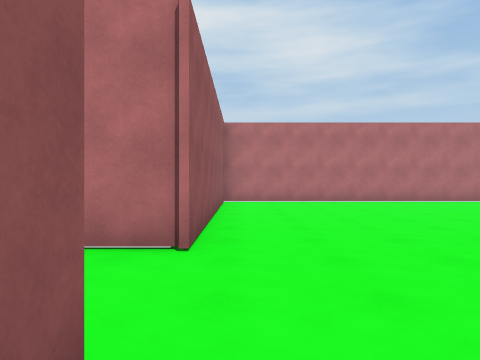
[1] (above)

22 first-person views from a walk through a scene from a Unity 3-D project. The camera is 1.4 m above the floor, looks level and sees 70° across. The floor is counted in squares, 2 m on a side. Each view is taken from the middle of a square. On the plan, view 1 faces up. The plan holds only what a view shows up to about 11 squares ahead; the rest is blank. The place goes on beyond the plan. The player character is not drawn.

[2]
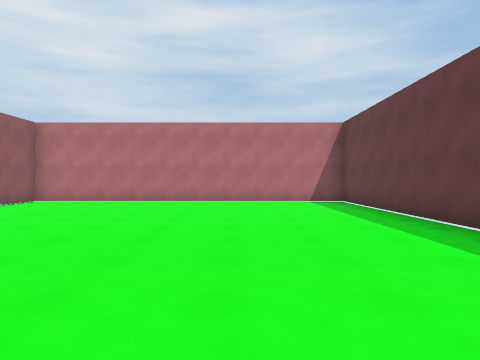

[3]
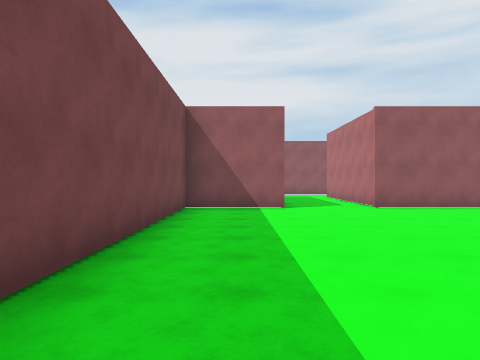

[4]
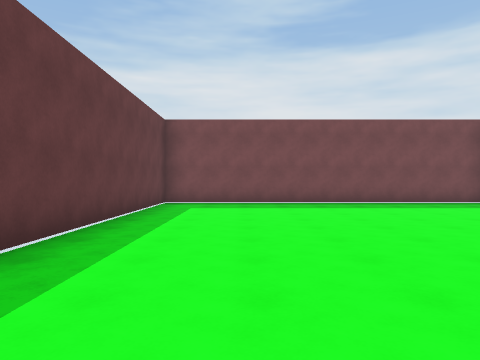

[5]
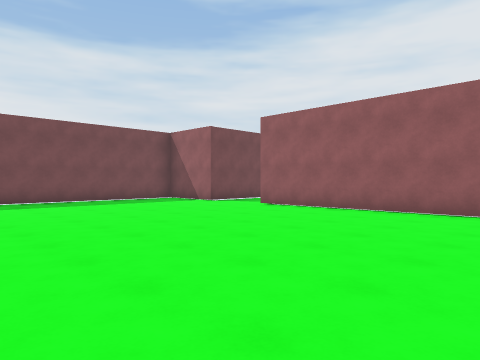

[6]
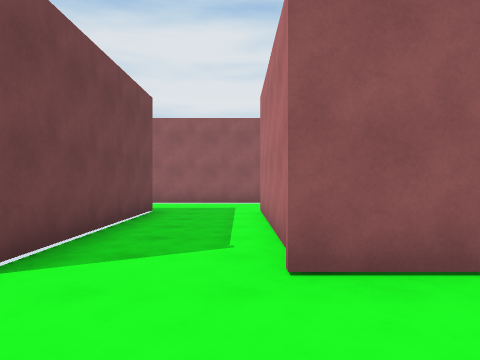

[7]
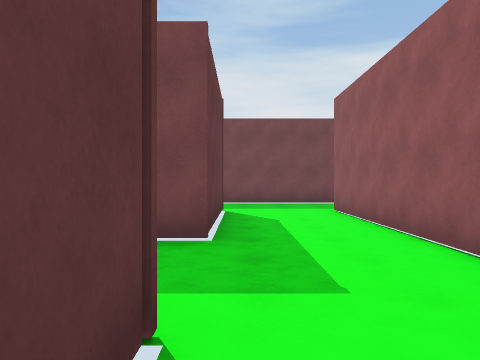

[8]
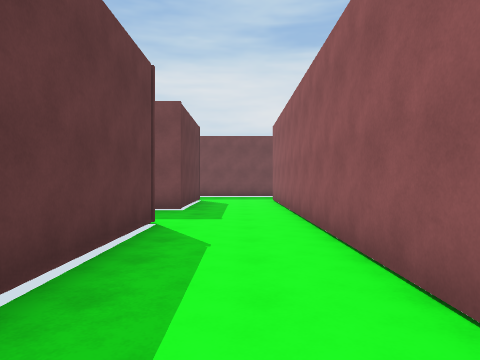

[9]
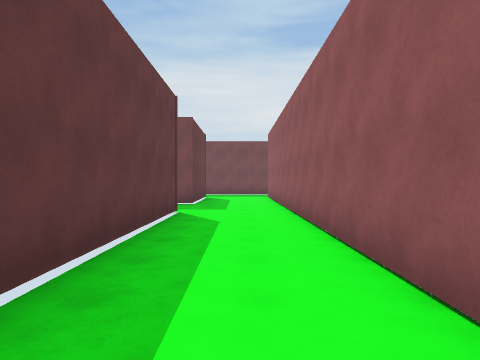

[10]
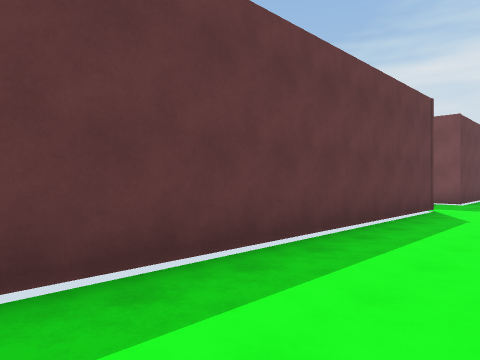

[11]
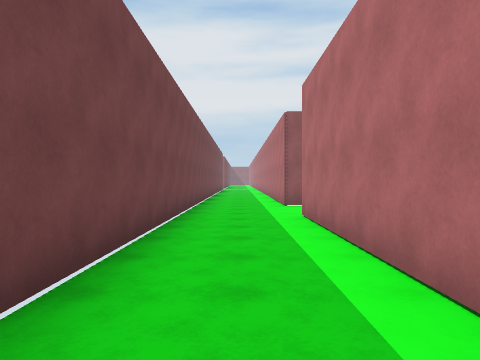

[12]
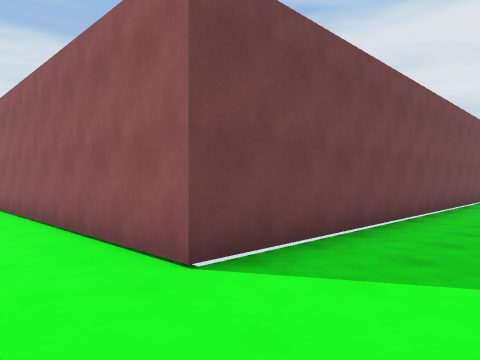

[13]
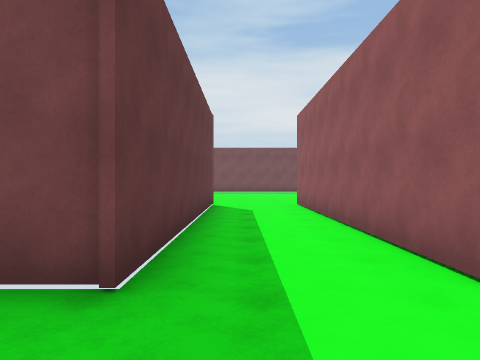

[14]
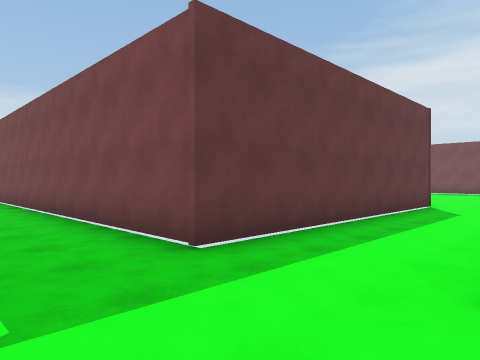

[15]
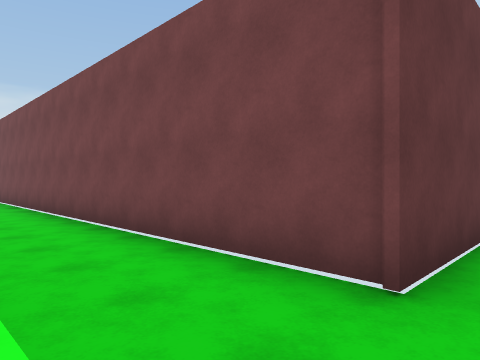

[16]
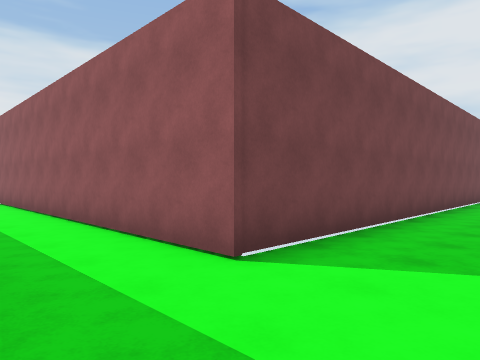

[17]
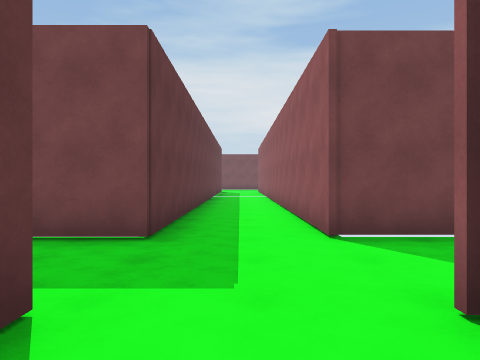

[18]
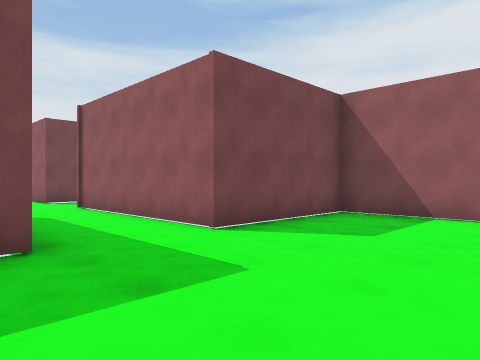

[19]
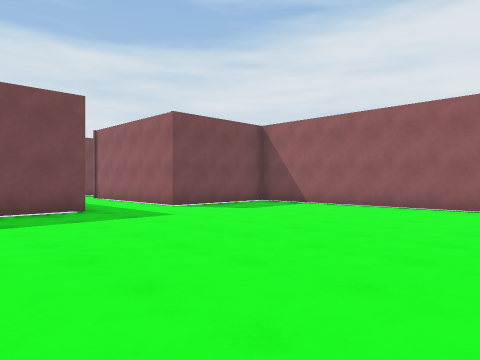

[20]
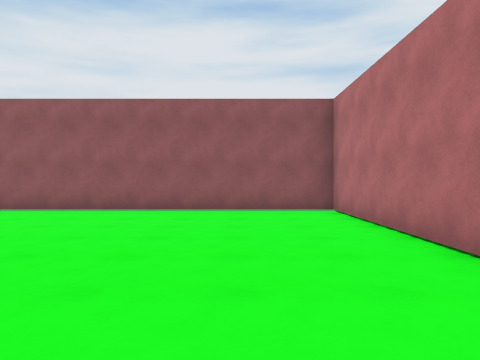

[21]
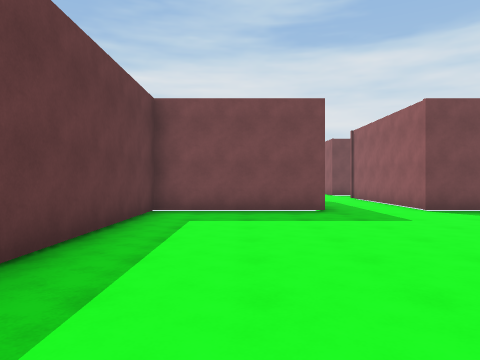

[22]
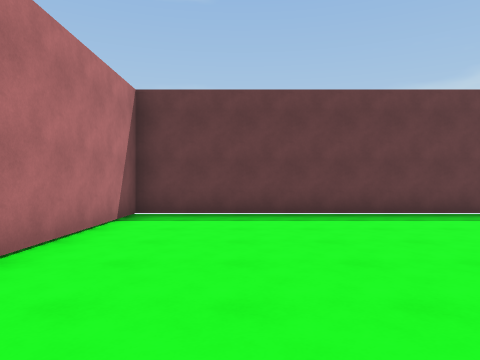

### Floor plan
Points are (right, up) in squares from view 1. A wall is a line through its corners. A room is listed if a view was taken in it or the views show most of it. See-through windows are left out.
Room 1 (views 1, 2, 3, 4, 5, 6)
walls: (-0.5, 1.1) (-0.5, -1.3) (9.3, -1.3) (9.3, 10.9) (-0.5, 10.9) (-0.5, 3.5)
ways out: opening at (0, 2.5) to room 2
Room 2 (views 7, 8, 9, 10, 11, 12, 13, 14, 15, 16)
walls: (-0.6, -2.8) (-5.6, -2.8) (-5.6, 1.1) (-0.5, 1.1); (-0.5, 3.5) (-5.6, 3.5) (-5.6, 11.6); (6.8, -12.5) (6.8, -5.2) (21.9, -5.2) (21.9, -12.5); (-9.9, -5.2) (4.4, -5.2) (4.4, -12.5); (-8.1, 9.5) (-8.1, -2.8) (-9.9, -2.8); (24.1, -12) (24.1, -5.2) (25.5, -5.2)
ways out: opening at (0, 2.5) to room 1; opening at (22.5, -2.5) to room 3
Room 3 (views 17, 18, 19, 20, 21, 22)
walls: (24, 2.3) (27.9, 2.3) (27.9, 12.1) (18.3, 12.1) (18.3, 2.3) (21.9, 2.3) (21.9, -2.9)
ways out: opening at (22.5, -2.5) to room 2

Where each view was taken, in squares from view 1:
view 1: 0 up, 0 right, facing up
view 2: 0 up, 6 right, facing up
view 3: 0 up, 8 right, facing left
view 4: 9 up, 7 right, facing down
view 5: 10 up, 7 right, facing down-left
view 6: 3 up, 2 right, facing left
view 7: 5 up, 6 left, facing down
view 8: 9 up, 7 left, facing down
view 9: 11 up, 7 left, facing down
view 10: 12 up, 8 left, facing down-right
view 11: 4 down, 1 right, facing left
view 12: 3 down, 6 right, facing down-left
view 13: 3 down, 6 right, facing down
view 14: 3 down, 4 right, facing down-right
view 15: 3 down, 6 right, facing down-right
view 16: 3 down, 24 right, facing down-left
view 17: 1 down, 23 right, facing down
view 18: 6 up, 25 right, facing down-left
view 19: 10 up, 27 right, facing down-left
view 20: 10 up, 26 right, facing left
view 21: 10 up, 26 right, facing down
view 22: 10 up, 21 right, facing right
